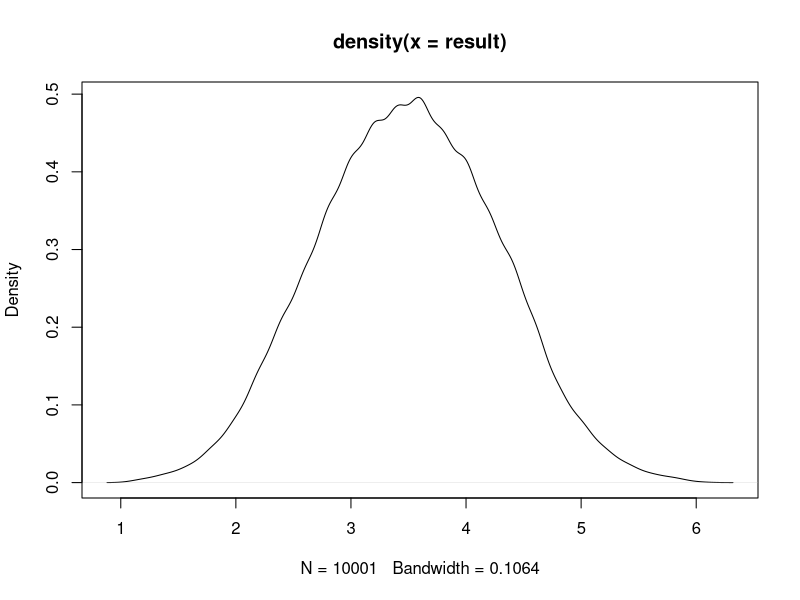

Write the R code that produced this figure.
# lecture 7 exercise
# central limit theorem
#
# 07/07/2015
# Siyuan Liu

# define a function for getting the mean of 5 rolls
roll <- function() {
    mean <- mean(sample(1:6, 5, replace=T))
    return(mean)
}

# roll once first
result <- roll()

# roll for another 10k times to get more sample means
for (i in 1:10000) {
    result <- c(result, roll())
}

# plot the result to show central limit theorem
plot(density(result))
